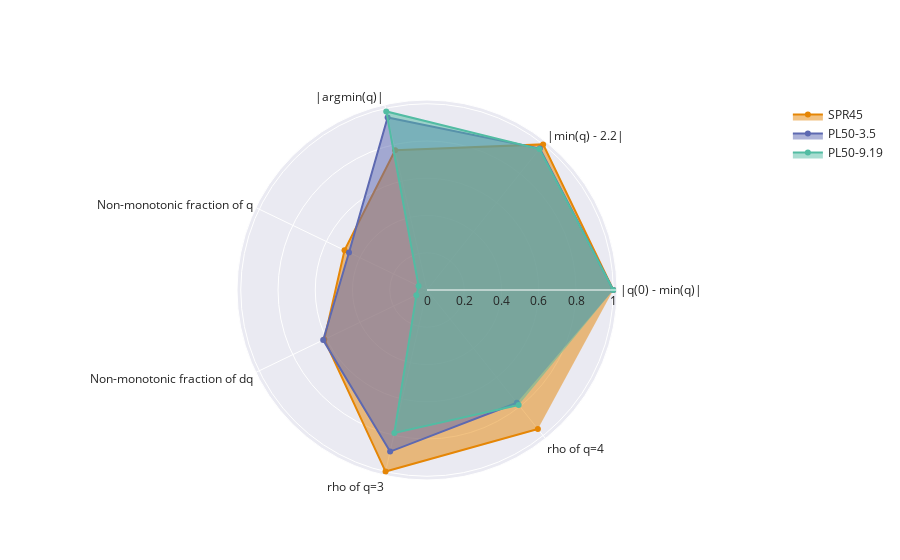

Source (notebook cell):
### Code cell
multi_objective_plot(labels=["|q(0) - min(q)|",
                             "|min(q) - 2.2|",
                             "|argmin(q)|",
                             "Non-monotonic fraction of q",
                             "Non-monotonic fraction of dq",
                             "rho of q=3",
                             "rho of q=4"],
                     objective_function=genetic_algorithm.vector_objective)

### Figure 1 — Plotly figure (JSON) as saved in the notebook; plotly's stock layout.template omitted (floating-point values rounded to 4 significant figures)
{"data": [{"fill": "toself", "line": {"color": "rgb(229, 134, 6)"}, "name": "SPR45", "r": [1, 1, 0.7692, 0.4916, 0.612, 1, 0.9549], "theta": ["|q(0) - min(q)|", "|min(q) - 2.2|", "|argmin(q)|", "Non-monotonic fraction of q", "Non-monotonic fraction of dq", "rho of q=3", "rho of q=4"], "type": "scatterpolar"}, {"fill": "toself", "line": {"color": "rgb(93, 105, 177)"}, "name": "PL50-3.5", "r": [1, 0.9716, 0.9498, 0.4649, 0.6187, 0.8898, 0.7744], "theta": ["|q(0) - min(q)|", "|min(q) - 2.2|", "|argmin(q)|", "Non-monotonic fraction of q", "Non-monotonic fraction of dq", "rho of q=3", "rho of q=4"], "type": "scatterpolar"}, {"fill": "toself", "line": {"color": "rgb(82, 188, 163)"}, "name": "PL50-9.19", "r": [1, 0.9682, 0.9833, 0.05017, 0.06355, 0.7879, 0.7895], "theta": ["|q(0) - min(q)|", "|min(q) - 2.2|", "|argmin(q)|", "Non-monotonic fraction of q", "Non-monotonic fraction of dq", "rho of q=3", "rho of q=4"], "type": "scatterpolar"}], "layout": {}}
